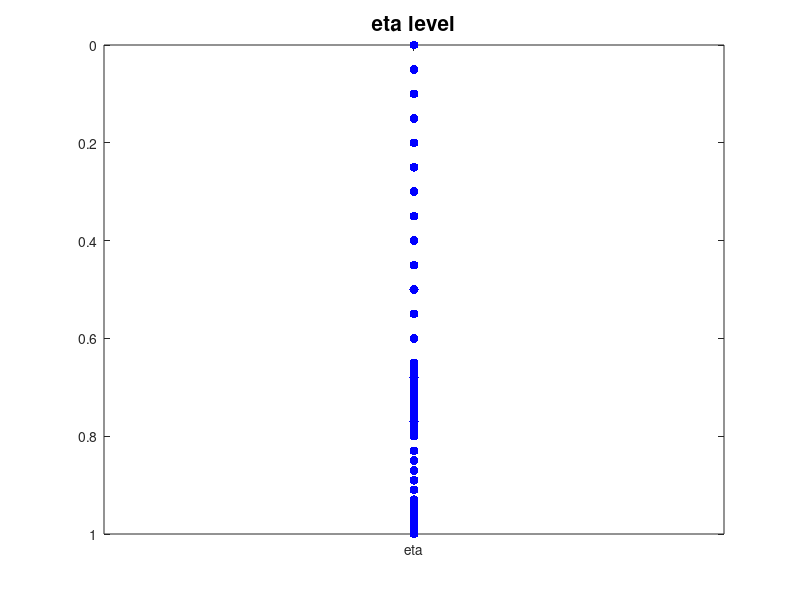

Write the MATLAB code that produced this figure.
clear 
close all



eta=[1.000, 0.998, 0.995, 0.993, 0.991,...
    0.990, 0.988, 0.985, 0.983, 0.980, ...
    0.970, 0.960, 0.950, 0.940, 0.930, ...
    0.910, 0.890, 0.870, 0.850, 0.830,...
    0.800, 0.790, 0.780, 0.770, 0.760, ...
    0.750, 0.740, 0.730, 0.720, 0.710, ...
    0.700, 0.690, 0.680, 0.670, 0.660, ...
    0.650, 0.600, 0.550, 0.500, 0.450,  ...
    0.400, 0.350, 0.300, 0.250, 0.200,   ...
    0.150, 0.100, 0.050, 0.000];



figure

for i=1:49
plot(0,eta(i),'o','MarkerEdgeColor','none','MarkerFaceColor','b','MarkerSize',6.5); hold on
end

set(gca,'ydir','reverse','Ylim',[0 1],'Xtick',0,'XTicklabel','eta')
title('eta level','fontsize',15)
print('-dpng','lider/eta_level.png','-r350') 

